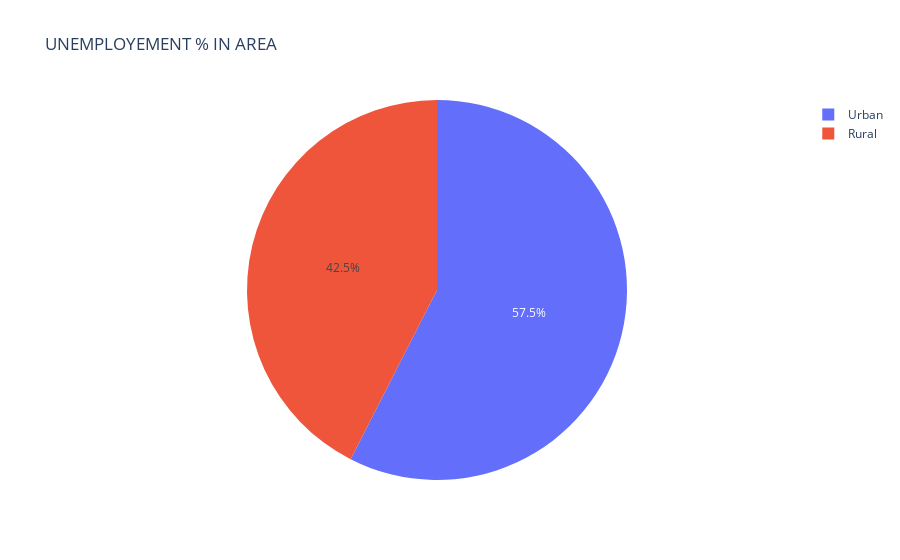

Notebook code for this chart:
### Code cell
#Used pie chart to analyze the unemployement rate in area(rural or urban)
px.pie(unemployement_area,
      names = data['Area'],
      values = data['Estimated_Unemployment_Rate_(%)'],
       title = 'UNEMPLOYEMENT % IN AREA'
      )

### Figure 1 — Plotly figure (JSON) as saved in the notebook; plotly's stock layout.template omitted (floating-point values rounded to 4 significant figures; data arrays with more than 128 entries replaced by an {"elided": "..."} marker saying what was removed)
{"data": [{"domain": {"x": [0, 1], "y": [0, 1]}, "hovertemplate": "label=%{label}<br>value=%{value}<extra></extra>", "labels": {"elided": "740 str values"}, "legendgroup": "", "name": "", "showlegend": true, "type": "pie", "values": {"elided": "740 float values"}}], "layout": {"legend": {"tracegroupgap": 0}, "title": {"text": "UNEMPLOYEMENT % IN AREA"}}}
